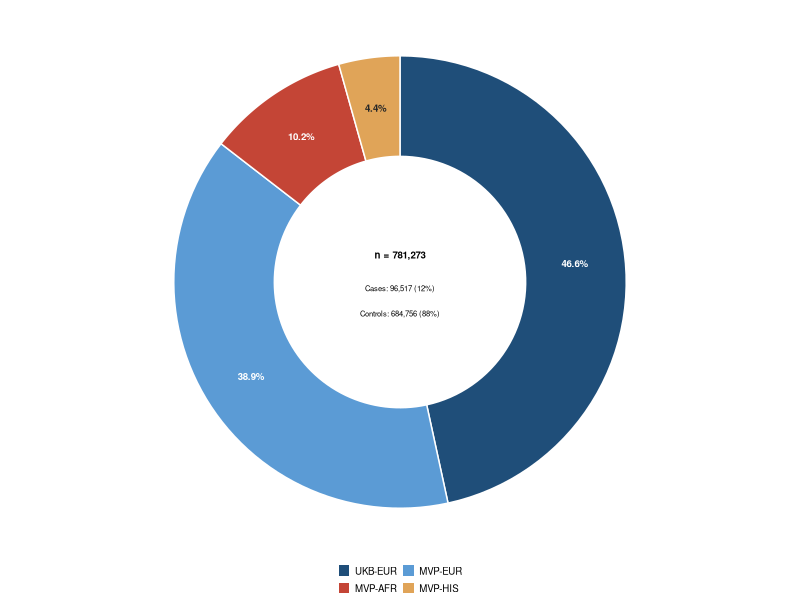

This figure's R source: (Note: this script raises an error after producing the figure.)
## ------------------------------------------------------------------
## Figure 1 — Cohort demographics
## Each panel: 8 cm x 8 cm (square, identical canvas)
## Font 7 pt; donut % labels sit at wedge radial midpoint
## ------------------------------------------------------------------
rm(list = ls())
suppressPackageStartupMessages({
  library(ggplot2)
  library(dplyr)
  library(tidyr)
  library(scales)
})

OUT_DIR <- "manuscript/figures/Fig1/panels/demographics/"
dir.create(OUT_DIR, showWarnings = FALSE)

SIDE_MM <- 80

save_panel <- function(p, name) {
    ggsave(file.path(OUT_DIR, paste0(name, ".pdf")), p,
          width = SIDE_MM, height = SIDE_MM,
          units = "mm", device = cairo_pdf)
    ggsave(file.path(OUT_DIR, paste0(name, ".png")), p,
          width = SIDE_MM, height = SIDE_MM,
          units = "mm", dpi = 600)
}

## ---- Data ---------------------------------------------------------
demo <- tibble::tribble(
  ~cohort,  ~ancestry, ~sex,     ~cases, ~controls,
  "UKB",    "EUR",     "Male",   17364,  147507,
  "UKB",    "EUR",     "Female", 28814,  170349,
  "MVP",    "EUR",     "Male",   33605,  247696,
  "MVP",    "EUR",     "Female",  2968,   19474,
  "MVP",    "AFR",     "Male",    8801,   59280,
  "MVP",    "AFR",     "Female",  1334,    9973,
  "MVP",    "HIS",     "Male",    3282,   27304,
  "MVP",    "HIS",     "Female",   349,    3173
) |>
  mutate(
    total    = cases + controls,
    case_pct = 100 * cases / total,
    stratum  = paste(cohort, ancestry, sep = "-")
  )

stratum_levels <- demo |>
  group_by(stratum) |>
  summarise(N = sum(total), .groups = "drop") |>
  arrange(desc(N)) |>
  pull(stratum)

demo <- demo |>
  mutate(stratum = factor(stratum, levels = stratum_levels),
         sex     = factor(sex, levels = c("Male", "Female")))

## ---- Theme & palette ---------------------------------------------
BASE_SIZE <- 7

nature_theme <- theme_classic(base_size = BASE_SIZE, base_family = "sans") +
  theme(
    axis.title          = element_text(size = BASE_SIZE),
    axis.title.x        = element_text(margin = margin(t = 3)),
    axis.text           = element_text(size = BASE_SIZE, colour = "black"),
    axis.line           = element_line(linewidth = 0.3, colour = "black"),
    axis.ticks          = element_line(linewidth = 0.3, colour = "black"),
    axis.ticks.length   = unit(0.08, "cm"),
    plot.title          = element_blank(),
    legend.title        = element_text(size = BASE_SIZE),
    legend.text         = element_text(size = BASE_SIZE),
    legend.key.size     = unit(0.28, "cm"),
    legend.margin       = margin(0, 0, 0, 0),
    legend.box.spacing  = unit(0.05, "cm"),
    legend.position     = "top",
    legend.justification = "left",
    plot.margin         = margin(4, 6, 4, 4)
  )

col_case    <- "#C44536"
col_control <- "#9CADBF"
col_male    <- "#3B6E8F"
col_female  <- "#E08E45"

strata_pal <- c(
  "UKB-EUR" = "#1F4E79",
  "MVP-EUR" = "#5B9BD5",
  "MVP-AFR" = "#C44536",
  "MVP-HIS" = "#E0A458"
)

## ====================================================================
## Panel a, left — cohort donut (8 x 8 cm)
## ====================================================================
## Approach: build the donut from polygon coordinates so we can place
## labels exactly at the radial midpoint of each wedge. This avoids
## ggplot's coord_polar weirdness with text positioning.
##
## Donut geometry (in arbitrary plot units):
##   inner radius = 1.0
##   outer radius = 1.8
##   label radius = 1.4 (radial midpoint of the wedge band)
## ------------------------------------------------------------------

R_IN  <- 1.0
R_OUT <- 1.8
R_LAB <- (R_IN + R_OUT) / 2

donut_df <- demo |>
  group_by(stratum) |>
  summarise(N = sum(total), .groups = "drop") |>
  mutate(
    stratum = factor(stratum, levels = stratum_levels),
    pct     = 100 * N / sum(N),
    pct_lab = sprintf("%.1f%%", pct)
  ) |>
  arrange(stratum) |>
  mutate(
    frac      = N / sum(N),
    end_ang   = cumsum(frac) * 2 * pi,
    start_ang = lag(end_ang, default = 0),
    mid_ang   = (start_ang + end_ang) / 2,
    ## label x/y (Cartesian; angle measured from 12 o'clock, clockwise,
    ## to match coord_polar with start = 0)
    lab_x = R_LAB * sin(mid_ang),
    lab_y = R_LAB * cos(mid_ang)
  )

## Build wedge polygons explicitly
wedge_poly <- function(start_ang, end_ang, r_in, r_out, n = 60) {
  a <- seq(start_ang, end_ang, length.out = n)
  data.frame(
    x = c(r_out * sin(a), rev(r_in * sin(a))),
    y = c(r_out * cos(a), rev(r_in * cos(a)))
  )
}

poly_df <- donut_df |>
  rowwise() |>
  mutate(poly = list(wedge_poly(start_ang, end_ang, R_IN, R_OUT))) |>
  tidyr::unnest(poly) |>
  ungroup()

## Choose label colour: white inside wedge if good contrast, dark for tan
## All four palette colors are dark enough that white text reads well.
donut_df <- donut_df |>
  mutate(label_col = ifelse(stratum == "MVP-HIS", "grey15", "white"))

pA <- ggplot() +
  geom_polygon(data = poly_df,
               aes(x = x, y = y, group = stratum, fill = stratum),
               colour = "white", linewidth = 0.5) +
  geom_text(data = donut_df,
            aes(x = lab_x, y = lab_y, label = pct_lab,
                colour = label_col),
            size = BASE_SIZE / .pt, fontface = "bold",
            show.legend = FALSE) +
  annotate("text", x = 0, y = 0.22,
           label = sprintf("n = %s", scales::comma(sum(demo$total))),
           size = BASE_SIZE / .pt, fontface = "bold") +
  annotate("text", x = 0, y = -0.05,
           label = sprintf("Cases: %s (%.0f%%)",
                           scales::comma(sum(demo$cases)),
                           100 * sum(demo$cases) / sum(demo$total)),
           size = 5.5 / .pt) +
  annotate("text", x = 0, y = -0.25,
           label = sprintf("Controls: %s (%.0f%%)",
                           scales::comma(sum(demo$controls)),
                           100 * sum(demo$controls) / sum(demo$total)),
           size = 5.5 / .pt) +
  scale_fill_manual(values = strata_pal, name = NULL) +
  scale_colour_identity() +
  coord_fixed(xlim = c(-2.0, 2.0), ylim = c(-2.0, 2.0)) +
  guides(fill = guide_legend(nrow = 2, byrow = TRUE,
                             override.aes = list(colour = NA))) +
  theme_void(base_size = BASE_SIZE, base_family = "sans") +
  theme(
    legend.position     = "bottom",
    legend.title        = element_blank(),
    legend.text         = element_text(size = BASE_SIZE),
    legend.key.size     = unit(0.32, "cm"),
    legend.margin       = margin(0, 0, 0, 0),
    legend.box.spacing  = unit(0.15, "cm"),
    plot.margin         = margin(4, 4, 4, 4)
  )
pA
save_panel(pA, "panel_A1_cohort_donut")

## ====================================================================
## Panel b — cases vs controls per stratum (8 x 8 cm)
## ====================================================================
make_row_lab_B <- function(stratum, sex, case_pct) {
  sprintf("%s %s (%.1f%%)",
          as.character(stratum), as.character(sex), case_pct)
}

plotB_df <- demo |>
  pivot_longer(c(cases, controls), names_to = "status", values_to = "n") |>
  mutate(status  = factor(ifelse(status == "cases", "Cases", "Controls"),
                          levels = c("Controls", "Cases")),
         row_lab = make_row_lab_B(stratum, sex, case_pct))

row_order_B <- demo |>
  arrange(desc(stratum), desc(sex)) |>
  mutate(row_lab = make_row_lab_B(stratum, sex, case_pct)) |>
  pull(row_lab)

plotB_df <- plotB_df |>
  mutate(row_lab = factor(row_lab, levels = row_order_B))

totalsB <- demo |>
  mutate(row_lab = factor(make_row_lab_B(stratum, sex, case_pct),
                          levels = row_order_B))

pB <- ggplot(plotB_df, aes(x = n, y = row_lab, fill = status)) +
  geom_col(width = 0.7, colour = NA) +
  geom_text(data = totalsB,
            aes(x = total, y = row_lab,
                label = scales::comma(total)),
            inherit.aes = FALSE,
            hjust = -0.12, size = BASE_SIZE / .pt, colour = "grey20") +
  scale_fill_manual(values = c("Controls" = col_control,
                               "Cases"    = col_case),
                    breaks = c("Cases", "Controls"),
                    name = NULL) +
  scale_x_continuous(labels = scales::label_number(scale = 1e-3,
                                                   suffix = "K",
                                                   accuracy = 1),
                     limits = c(0, 360000),
                     expand = expansion(mult = c(0, 0.02))) +
  labs(x = "Participants (n)", y = NULL) +
  nature_theme +
  theme(panel.grid.major.x = element_line(colour = "grey92",
                                          linewidth = 0.25),
        axis.line.y  = element_blank(),
        axis.ticks.y = element_blank(),
        axis.text.y  = element_text(family = "mono", size = BASE_SIZE))
pB
save_panel(pB, "panel_B_stratum_n_percent")

## ====================================================================
## Panel c — sex composition per stratum (8 x 8 cm)
## ====================================================================
sex_df <- demo |>
  group_by(stratum, sex) |>
  summarise(n = sum(total), .groups = "drop") |>
  group_by(stratum) |>
  mutate(pct = 100 * n / sum(n)) |>
  ungroup() |>
  mutate(sex = factor(sex, levels = c("Female", "Male")))

pC <- ggplot(sex_df, aes(x = pct, y = stratum, fill = sex)) +
  geom_col(width = 0.65, colour = NA) +
  geom_text(aes(label = sprintf("%.0f%%", pct)),
            position = position_stack(vjust = 0.5),
            size = BASE_SIZE / .pt, fontface = "bold", colour = "white") +
  scale_y_discrete(limits = rev) +
  scale_fill_manual(values = c("Female" = col_female,
                               "Male"   = col_male),
                    breaks = c("Male", "Female"),
                    name = NULL) +
  scale_x_continuous(labels = function(x) paste0(x, "%"),
                     breaks = c(0, 25, 50, 75, 100),
                     expand = expansion(mult = c(0, 0.02))) +
  labs(x = "Sex composition", y = NULL) +
  nature_theme +
  theme(axis.line.y  = element_blank(),
        axis.ticks.y = element_blank())
pC
save_panel(pC, "panel_C_sex_balance")

cat("done — three panels at 8 x 8 cm each\n")

## ====================================================================
## Panel a, right — age donut (8 x 8 cm)
## Decorative donut with 4 equal quarters (one per cohort × status).
## ====================================================================

## ---- Source data --------------------------------------------------
## Order around the donut, starting at 12 o'clock, going clockwise:
##   1. UKB Cases         (top-right)
##   2. MVP Cases         (bottom-right)
##   3. MVP Controls      (bottom-left)
##   4. UKB Controls      (top-left)
age_df <- tibble::tribble(
  ~order, ~cohort, ~status,    ~mean_age, ~sd_age,
  1,      "UKB",   "Cases",     56.9,      NA_real_,
  2,      "MVP",   "Cases",     67.0,      11.73,
  3,      "MVP",   "Controls",  61.0,      14.62,
  4,      "UKB",   "Controls",  56.6,      NA_real_
) |>
  mutate(
    status  = factor(status, levels = c("Cases", "Controls")),
    age_lab = sprintf("%.1f y", mean_age),
    sd_lab  = ifelse(is.na(sd_age), NA_character_,
                     sprintf("(SD %.2f)", sd_age))
  )

## ---- Geometry ----------------------------------------------------
R_IN  <- 0.85
R_OUT <- 1.75
R_LAB <- (R_IN + R_OUT) / 2

n_wedges <- nrow(age_df)
age_df <- age_df |>
  mutate(
    start_ang = (order - 1) / n_wedges * 2 * pi,
    end_ang   = order        / n_wedges * 2 * pi,
    mid_ang   = (start_ang + end_ang) / 2,
    lab_x = R_LAB * sin(mid_ang),
    lab_y = R_LAB * cos(mid_ang),
    lab_y_age = ifelse(is.na(sd_lab), lab_y, lab_y + 0.07),
    lab_y_sd  = lab_y - 0.09
  )

poly_df <- age_df |>
  rowwise() |>
  mutate(verts = list(wedge_poly(start_ang, end_ang, R_IN, R_OUT))) |>
  unnest(verts) |>
  ungroup() |>
  mutate(group_id = paste(cohort, status))

## Cohort tags above/below the donut
cohort_tags <- tibble::tibble(
  label = c("UKB", "MVP"),
  x     = c(0, 0),
  y     = c(R_OUT + 0.18, -(R_OUT + 0.18))
)

## ---- Plot --------------------------------------------------------
pD <- ggplot() +
  geom_polygon(data = poly_df,
               aes(x = x, y = y, group = group_id, fill = status),
               colour = "white", linewidth = 0.6) +
  geom_text(data = age_df,
            aes(x = lab_x, y = lab_y_age, label = age_lab),
            size = BASE_SIZE / .pt, fontface = "bold",
            colour = "white") +
  geom_text(data = dplyr::filter(age_df, !is.na(sd_lab)),
            aes(x = lab_x, y = lab_y_sd, label = sd_lab),
            size = 5 / .pt, colour = "white") +
  geom_text(data = cohort_tags,
            aes(x = x, y = y, label = label),
            size = (BASE_SIZE + 1) / .pt, fontface = "bold",
            colour = "grey20") +
  scale_fill_manual(values = c("Cases"    = col_case,
                               "Controls" = col_control),
                    breaks = c("Cases", "Controls"),
                    name = NULL) +
  coord_fixed(xlim = c(-2.05, 2.05), ylim = c(-2.05, 2.05)) +
  guides(fill = guide_legend(nrow = 1, byrow = TRUE)) +
  theme_void(base_size = BASE_SIZE, base_family = "sans") +
  theme(
    legend.position     = "bottom",
    legend.title        = element_blank(),
    legend.text         = element_text(size = BASE_SIZE),
    legend.key.size     = unit(0.32, "cm"),
    legend.margin       = margin(0, 0, 0, 0),
    legend.box.spacing  = unit(0.15, "cm"),
    plot.margin         = margin(4, 4, 4, 4)
  )
pD
save_panel(pD, "panel_A2_age_donut")
cat("done — panel D redesigned (4 equal quarters)\n")


### END
